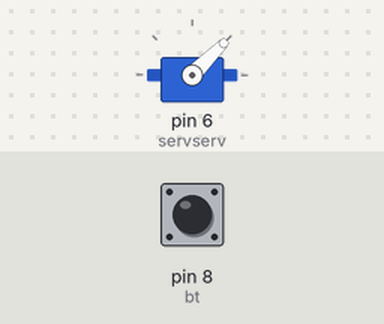
Simulated run of this sketch. Board: Arduino Uno, built with avr-gcc and run on an emulated ATmega328P. Shown: servo. Inputs (shaded band) come from the test bench; at power-on: pin 8 (bt) LOW.

Above: at 1.2 s.
1.3 s: pin 8 (bt) pulsed HIGH 2 times (0.12 s each, 0.3 s apart)
At 1.71 s:
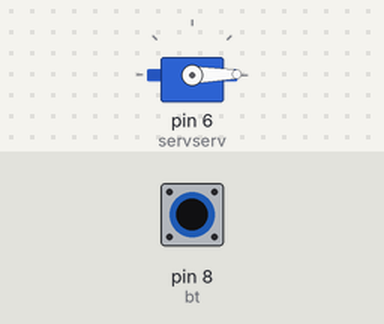
Timing chart, 0 to 10.9 s (numbered marks = the images above; inputs shaded):
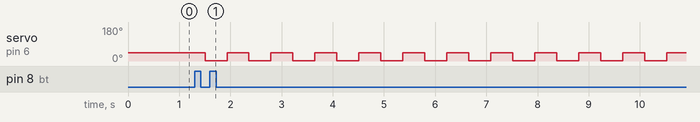

Measured:
- after the input at 1.3 s, servo on pin 6 (servserv): alternates 44° for 0.43 s and 1° for 0.43 s, starting after 0.20 s

The sketch:

fin_1.ino
```cpp
#include <Servo.h>

Servo servserv;

#define bt  8
int state = 0;

bool b = false;

void setup()
{
  servserv.attach(6);
  pinMode(bt, INPUT);
}

void loop()
{

  int angle;
  servserv.write(45);
  int value = digitalRead(bt);

  if( value == HIGH)
  {
    b = true;
  }
  else
  {
    if(b == true)
    {
      while(1)
      {

        for (angle = 45; angle > 0; angle--)
        {
          servserv.write(angle);    //angle(각도)값으로 서보모터 제어
          delay(0.01);                    //delay로 각도의 변화 속도를 조절 (0.1초 단위)
        }
        delay(426);                 // 0.001초 단위
        for (angle = 0; angle < 45; angle++)
        {
          servserv.write(angle);    //angle(각도)값으로 서보모터 제어
          delay(0.01);                    //delay로 각도의 변화 속도를 조절 (0.1초 단위)
        }
        delay(426);                 // 0.001초 단위
      }

      b = false;
    }
  }

  delay(100);
}
```
